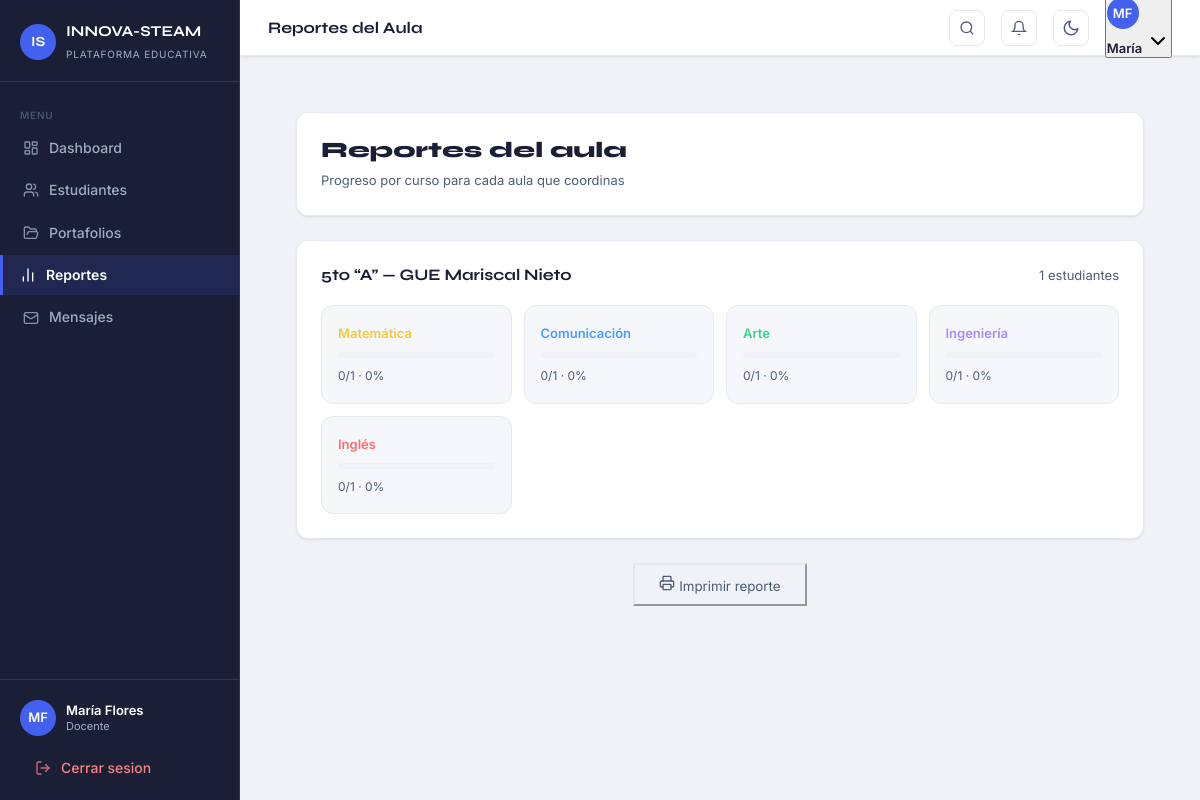
/docente/reportes.php (signed in), run on the app's committed database.
### tables this page shows
CREATE TABLE aulas (
  id            INT UNSIGNED AUTO_INCREMENT PRIMARY KEY,
  colegio_id    INT UNSIGNED NOT NULL,
  grado         ENUM('5to','6to') NOT NULL,
  seccion       VARCHAR(10)  NOT NULL,
  anio_escolar  YEAR         NOT NULL,
  docente_id    INT UNSIGNED,
  CONSTRAINT fk_aulas_colegio  FOREIGN KEY (colegio_id) REFERENCES colegios(id)  ON DELETE CASCADE,
  CONSTRAINT fk_aulas_docente  FOREIGN KEY (docente_id) REFERENCES usuarios(id)  ON DELETE SET NULL
);

CREATE TABLE colegios (
  id          INT UNSIGNED AUTO_INCREMENT PRIMARY KEY,
  nombre      VARCHAR(200)  NOT NULL,
  distrito    VARCHAR(100)  NOT NULL,
  ugel_codigo VARCHAR(30)   NOT NULL,
  director    VARCHAR(150),
  telefono    VARCHAR(30),
  activo      TINYINT(1)    NOT NULL DEFAULT 1,
  created_at  TIMESTAMP     NOT NULL DEFAULT CURRENT_TIMESTAMP
);

### includes/config.php (called while the page is built, shortened)
<?php
function sanitize(string $val): string
{
    return htmlspecialchars(trim($val), ENT_QUOTES, 'UTF-8');
}

### docente/reportes.php (the view, shortened to what this page needs)
<?php
require_once __DIR__ . '/../includes/config.php';
$user = currentUser();
$pdo  = getDB();
$aulas = $pdo->prepare("
    SELECT a.*, col.nombre as colegio_nombre,
           (SELECT COUNT(*) FROM estudiante_aula ea WHERE ea.aula_id=a.id) as total_est
    FROM aulas a JOIN colegios col ON col.id=a.colegio_id
    WHERE a.docente_id=?
");
$aulas->execute([$user['id']]);
$aulas = $aulas->fetchAll();
$progresoCurso = [];
foreach ($aulas as $aula) {
    $stmt = $pdo->prepare("
        SELECT c.nombre as curso_nombre, c.color_hex,
               COUNT(DISTINCT pe.estudiante_id) as completadores,
               COUNT(DISTINCT ea.estudiante_id) as total
        FROM cursos c
        CROSS JOIN estudiante_aula ea
        LEFT JOIN modulos m ON m.curso_id = c.id
        LEFT JOIN progreso_estudiante pe ON pe.modulo_id=m.id AND pe.estudiante_id=ea.estudiante_id AND pe.completado=1
        WHERE ea.aula_id=?
        GROUP BY c.id, c.nombre, c.color_hex
    ");
    $stmt->execute([$aula['id']]);
    $progresoCurso[$aula['id']] = $stmt->fetchAll();
}
require_once __DIR__ . '/../includes/header.php';
?>
<div class="page-content">
  <div class="card" style="margin-bottom:24px;">
    <h1 style="font-family:'Syne',sans-serif; font-size:22px; font-weight:800; color:var(--text-primary); margin-bottom:4px;">Reportes del aula</h1>
    <p style="color:var(--text-secondary); font-size:13px;">Progreso por curso para cada aula que coordinas</p>
  </div>
  <?php foreach ($aulas as $aula): ?>
  <div class="card" style="margin-bottom:24px;">
    <div class="card-header">
      <h2 class="card-title">
        <?= $aula['grado'] ?> &ldquo;<?= sanitize($aula['seccion']) ?>&rdquo; — <?= sanitize($aula['colegio_nombre']) ?>
      </h2>
      <span style="font-size:13px; color:var(--text-secondary);"><?= $aula['total_est'] ?> estudiantes</span>
    </div>
    <div style="display:grid; grid-template-columns:repeat(auto-fill,minmax(180px,1fr)); gap:12px;">
      <?php foreach ($progresoCurso[$aula['id']] as $cp): ?>
      <?php $pct = $cp['total'] > 0 ? round($cp['completadores'] / $cp['total'] * 100) : 0; ?>
      <div style="background:var(--bg-elevated); border-radius:12px; padding:16px; border:1px solid var(--bg-border);">
        <p style="font-size:13px; font-weight:600; color:<?= $cp['color_hex'] ?>; margin-bottom:8px;"><?= sanitize($cp['curso_nombre']) ?></p>
        <div class="progress-track" style="margin-bottom:8px;">
        </div>
        <p style="font-size:12px; color:var(--text-secondary);"><?= $cp['completadores'] ?>/<?= $cp['total'] ?> · <?= $pct ?>%</p>
      </div>
      <?php endforeach; ?>
    </div>
  </div>
  <?php endforeach; ?>
  <div style="text-align:center; margin-top:8px;">
    <button onclick="window.print()" class="btn-ghost" style="padding:10px 24px;"><i data-lucide="printer" style="width:16px;height:16px"></i> Imprimir reporte</button>
  </div>
</div>
<?php require_once __DIR__ . '/../includes/footer.php'; ?>

### assets/css/stellar.css (style rules this page uses)
:root { --bg-page: #f0f2f7; --bg-surface: #ffffff; --bg-card: #ffffff; --bg-input: #f8f9fc; --bg-muted: #f0f2f7; --bg-border: #e4e8f0; --bg-hover: #f5f7fa; --text-primary: #1a1f36; --text-secondary: #4e5d78; --text-muted: #5d6e8b; --text-inverse: #ffffff; --accent: #4361ee; --accent-hover: #3451d1; --accent-light: rgba(67, 97, 238, .10); --accent-border: rgba(67, 97, 238, .30); --success: #2dca73; --success-light: rgba(45, 202, 115, .10); --danger: #f5365c; --danger-light: rgba(245, 54, 92, .10); --warning: #fb8c00; --warning-light: rgba(251, 140, 0, .10); --info: #4361ee; --info-light: rgba(67, 97, 238, .10); --star-color: #f6a609; --gold: #f5c842; --bg-elevated: #f5f7fa; --sidebar-bg: #1a1f36; --sidebar-surface: #222840; --sidebar-border: #2d3561; --sidebar-text: #a0aec0; --sidebar-active: #ffffff; --blue: #4a9eff; --green: #3ecf8e; --purple: #a78bfa; --coral: #ff6b6b; --teal: #06b6d4; --sidebar-width: 240px; --radius-sm: 8px; --radius: 12px; --radius-lg: 16px; --shadow-sm: 0 1px 3px rgba(16, 24, 64, .06), 0 1px 2px rgba(16, 24, 64, .04); --shadow: 0 4px 16px rgba(16, 24, 64, .10); --shadow-lg: 0 8px 32px rgba(16, 24, 64, .14); --transition: 150ms ease; }
*, *::before, *::after { box-sizing: border-box; margin: 0; padding: 0; }
html { scroll-behavior: smooth; -webkit-text-size-adjust: 100%; }
body { background: var(--bg-page); color: var(--text-primary); font-family: 'Inter', system-ui, -apple-system, sans-serif; font-size: 14px; line-height: 1.6; min-height: 100vh; -webkit-font-smoothing: antialiased; -moz-osx-font-smoothing: grayscale; }
button { cursor: pointer; font-family: inherit; }
h1, h2, h3, h4 { font-family: 'Syne', sans-serif; font-weight: 700; line-height: 1.25; color: var(--text-primary); }
h1 { font-size: 2rem; }
h2 { font-size: 1.5rem; }
p { color: var(--text-secondary); line-height: 1.7; }
.card { background: var(--bg-card); border: 1px solid var(--bg-border); border-radius: var(--radius); padding: 24px; box-shadow: var(--shadow-sm); position: relative; transition: box-shadow var(--transition), transform var(--transition); }
.card-header { display: flex; align-items: center; justify-content: space-between; margin-bottom: 20px; gap: 12px; }
.card-title { font-family: 'Syne', sans-serif; font-size: 1rem; font-weight: 700; color: var(--text-primary); }
.btn-ghost { background: transparent; color: var(--text-secondary); border-color: var(--bg-border); }
.progress-track { width: 100%; height: 6px; background: var(--bg-muted); border-radius: 99px; overflow: hidden; }
.page-content > * { animation: fadeUp .38s cubic-bezier(.22,1,.36,1) both; }
.page-content > *:nth-child(1) { animation-delay: .04s; }
.page-content > *:nth-child(2) { animation-delay: .08s; }
.page-content > *:nth-child(3) { animation-delay: .13s; }
.card { transition: box-shadow .22s ease, transform .22s ease, border-color .22s ease; }
* { scrollbar-width: thin; scrollbar-color: var(--bg-border) transparent; }
body, .card, .stat-card, .topbar, .table-wrapper, .table-wrap, .sidebar, .main-content { transition: background-color .25s ease, border-color .2s ease, color .2s ease; }

### assets/css/sidebar.css (style rules this page uses)
.page-content { padding: 28px; flex: 1; max-width: 1200px; }

### data on the page
aulas: grado "5to", seccion "A", colegio.nombre "GUE Mariscal Nieto", total_est "1", curso_nombre "Matemática", completadores "0", total "1", pct "0", curso_nombre "Comunicación", curso_nombre "Arte", curso_nombre "Ingeniería", curso_nombre "Inglés"

### other printed values
$item['label'] "Dashboard"
$item['label'] "Estudiantes"
$item['label'] "Portafolios"
$item['label'] "Reportes"
$item['label'] "Mensajes"
$initials "MF"
$rolLabel "Docente"
$pageTitle "Reportes del Aula"
$user['nombre'] "María"
